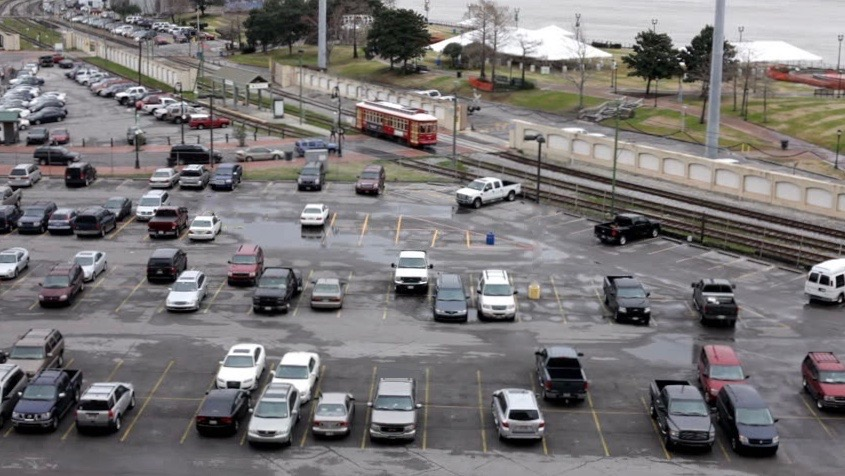
#> input picture park.jpg, 845 x 476 px
$ python edgeDetect.py
#> lines starting #> are read from the running program, lines starting #| are printed output that depends on the picture
import numpy as np
import cv2

park = cv2.imread('park.jpg')
#> park is the input picture: shape (476, 845, 3); mean B, G, R 117.2, 116.6, 119.8
park2 = cv2.imread('park2.jpg')
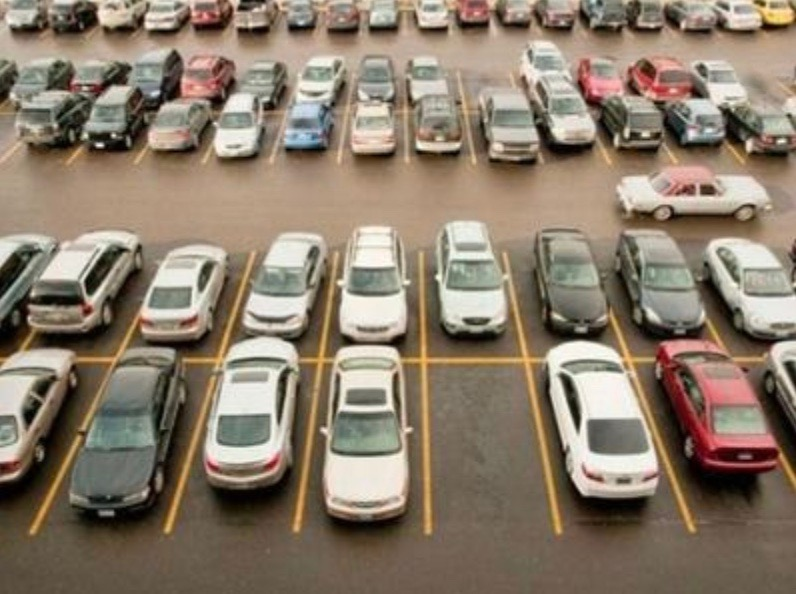
#> input picture park2.jpg, 796 x 594 px
#> park2 is the input picture: shape (594, 796, 3); mean B, G, R 106.9, 124, 138.7
park3 = cv2.imread('park3.jpg')
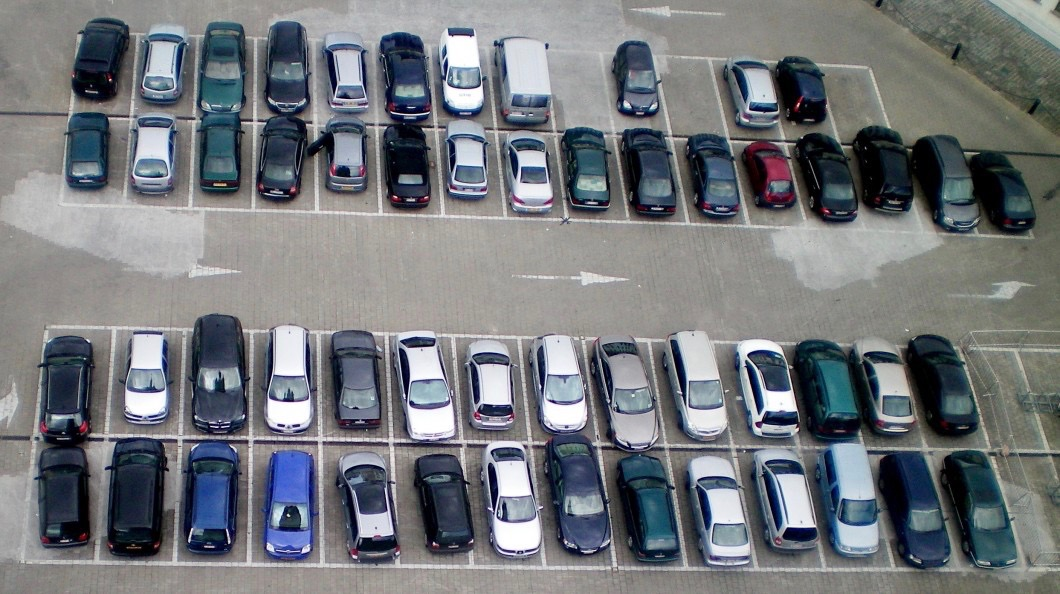
#> input picture park3.jpg, 1060 x 594 px
#> park3 is the input picture: shape (594, 1060, 3); mean B, G, R 123.2, 119, 115.5
park5 = cv2.imread('frame.jpg')
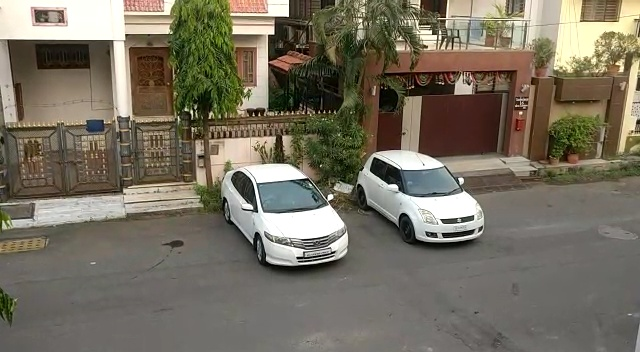
#> input picture frame.jpg, 640 x 352 px
#> park5 is the input picture: shape (352, 640, 3); mean B, G, R 96.9, 111.9, 118.5

edges = cv2.Canny(park, 200, 300)
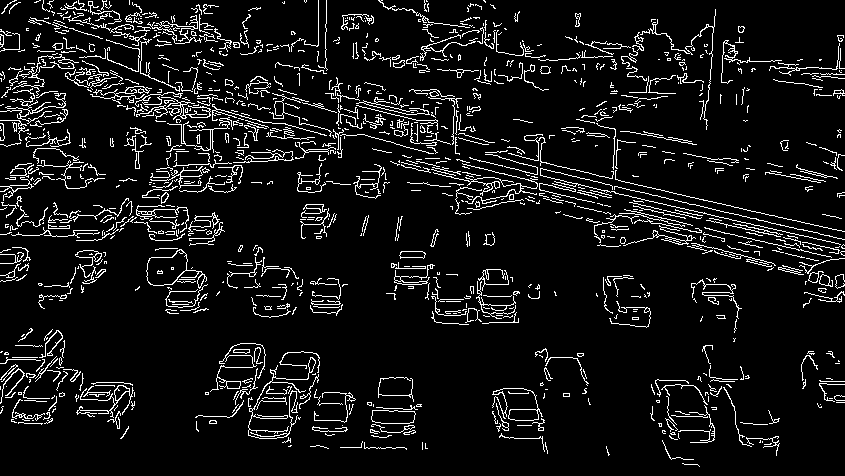
#> edges: shape (476, 845); 8.1% white in thin lines or dots
edges2 = cv2.Canny(park2, 100, 200)
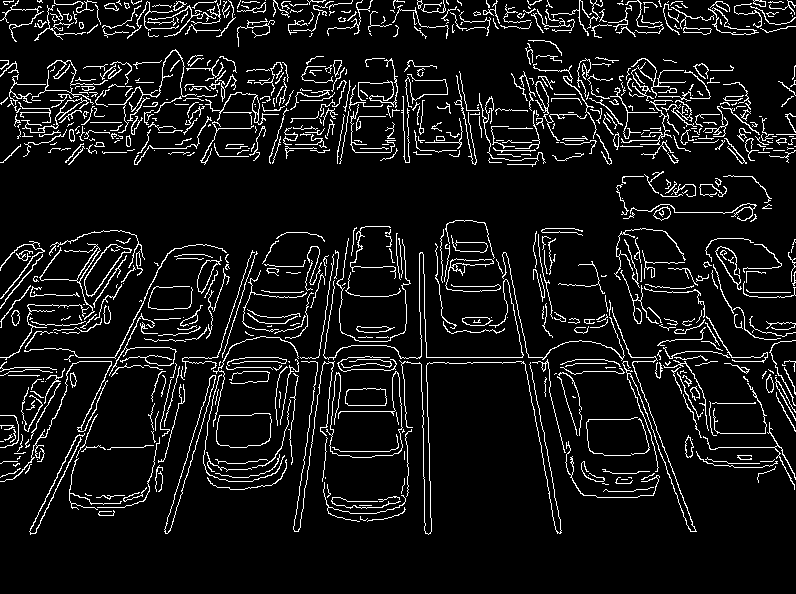
#> edges2: shape (594, 796); 8.3% white in thin lines or dots
edges3 = cv2.Canny(park3, 100, 200)
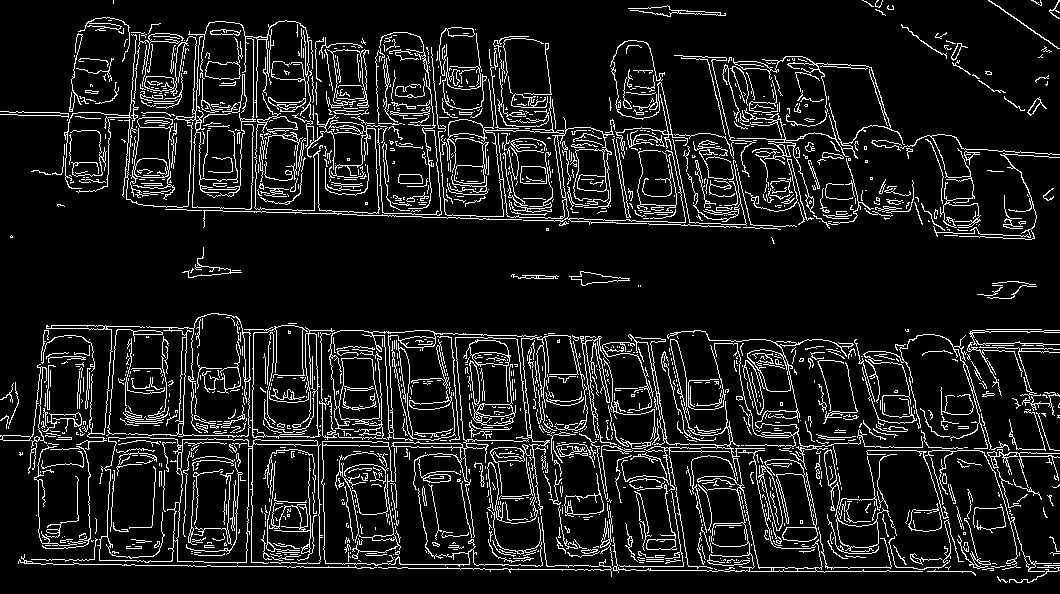
#> edges3: shape (594, 1060); 10.5% white in thin lines or dots
edges5 = cv2.Canny(park5, 200, 300)
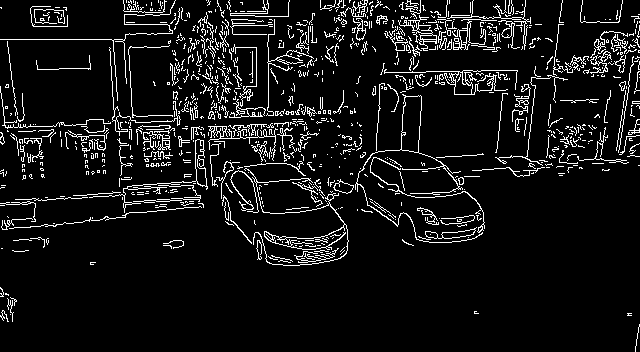
#> edges5: shape (352, 640); 8% white in thin lines or dots

cv2.imshow('Edges', edges)
cv2.imshow('Edges2', edges2)
cv2.imshow('Edges3', edges3)
cv2.imshow('Edges5', edges5)

cv2.imwrite('edges1.jpg', edges)
cv2.imwrite('edges2.jpg', edges2)
cv2.imwrite('edges3.jpg', edges3)
cv2.imwrite('frameThresh.jpg', edges5)

cv2.waitKey(0)
cv2.destroyAllWindows()
